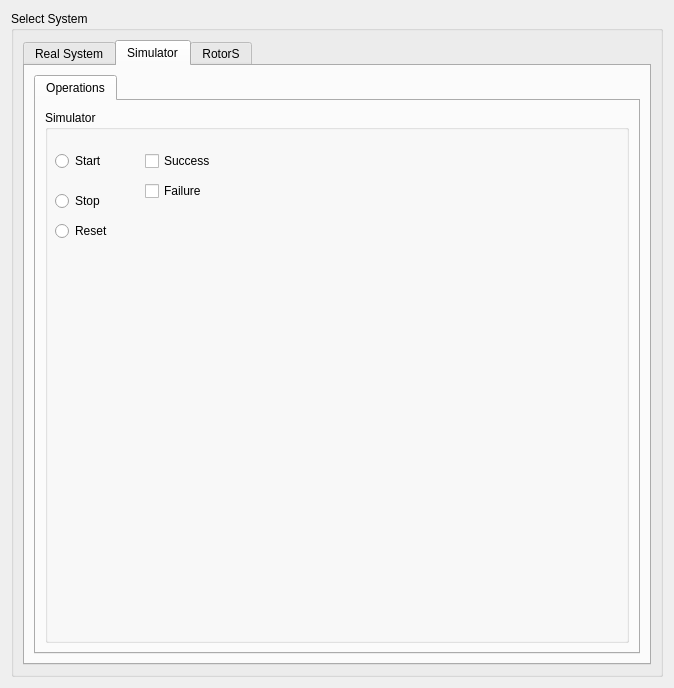
<?xml version="1.0" encoding="UTF-8"?>
<ui version="4.0">
 <class>Form</class>
 <widget class="QWidget" name="Form">
  <property name="geometry">
   <rect>
    <x>0</x>
    <y>0</y>
    <width>674</width>
    <height>688</height>
   </rect>
  </property>
  <property name="windowTitle">
   <string>Form</string>
  </property>
  <property name="styleSheet">
   <string notr="true"/>
  </property>
  <layout class="QGridLayout" name="gridLayout">
   <item row="0" column="0">
    <widget class="QGroupBox" name="groupBox">
     <property name="title">
      <string>Select System</string>
     </property>
     <layout class="QGridLayout" name="gridLayout_5">
      <item row="0" column="0">
       <widget class="QTabWidget" name="tabWidget">
        <property name="currentIndex">
         <number>1</number>
        </property>
        <widget class="QWidget" name="tab">
         <attribute name="title">
          <string>Real System</string>
         </attribute>
         <layout class="QGridLayout" name="gridLayout_4">
          <item row="0" column="0">
           <widget class="QGroupBox" name="groupBox_2">
            <property name="title">
             <string>Real</string>
            </property>
            <widget class="QCheckBox" name="Qualisys">
             <property name="geometry">
              <rect>
               <x>0</x>
               <y>30</y>
               <width>97</width>
               <height>22</height>
              </rect>
             </property>
             <property name="text">
              <string>QUALISYS</string>
             </property>
            </widget>
            <widget class="QCheckBox" name="QualisysSuccess">
             <property name="geometry">
              <rect>
               <x>300</x>
               <y>30</y>
               <width>97</width>
               <height>22</height>
              </rect>
             </property>
             <property name="text">
              <string>Success</string>
             </property>
            </widget>
            <widget class="QCheckBox" name="QualisysFailure">
             <property name="geometry">
              <rect>
               <x>300</x>
               <y>60</y>
               <width>97</width>
               <height>22</height>
              </rect>
             </property>
             <property name="text">
              <string>Failure</string>
             </property>
            </widget>
            <widget class="QLabel" name="label">
             <property name="geometry">
              <rect>
               <x>60</x>
               <y>80</y>
               <width>91</width>
               <height>21</height>
              </rect>
             </property>
             <property name="text">
              <string>ID</string>
             </property>
            </widget>
            <widget class="QCheckBox" name="Exists">
             <property name="geometry">
              <rect>
               <x>90</x>
               <y>80</y>
               <width>97</width>
               <height>22</height>
              </rect>
             </property>
             <property name="text">
              <string>Exists</string>
             </property>
            </widget>
            <widget class="QCheckBox" name="ExistsNot">
             <property name="geometry">
              <rect>
               <x>90</x>
               <y>100</y>
               <width>97</width>
               <height>22</height>
              </rect>
             </property>
             <property name="text">
              <string>Not</string>
             </property>
            </widget>
            <widget class="QPushButton" name="changeID">
             <property name="geometry">
              <rect>
               <x>0</x>
               <y>50</y>
               <width>99</width>
               <height>27</height>
              </rect>
             </property>
             <property name="text">
              <string>Change ID</string>
             </property>
            </widget>
            <widget class="QComboBox" name="MocapID">
             <property name="geometry">
              <rect>
               <x>0</x>
               <y>80</y>
               <width>51</width>
               <height>27</height>
              </rect>
             </property>
            </widget>
           </widget>
          </item>
          <item row="1" column="0">
           <widget class="QGroupBox" name="groupBox_3">
            <property name="title">
             <string>QUAD</string>
            </property>
            <widget class="QPushButton" name="ArmQuad">
             <property name="geometry">
              <rect>
               <x>10</x>
               <y>60</y>
               <width>99</width>
               <height>27</height>
              </rect>
             </property>
             <property name="text">
              <string>Arm Quad</string>
             </property>
            </widget>
            <widget class="QPushButton" name="UnArmQuad">
             <property name="geometry">
              <rect>
               <x>10</x>
               <y>90</y>
               <width>99</width>
               <height>27</height>
              </rect>
             </property>
             <property name="text">
              <string>Un-Arm Quad</string>
             </property>
            </widget>
            <widget class="QLabel" name="label_3">
             <property name="geometry">
              <rect>
               <x>120</x>
               <y>30</y>
               <width>271</width>
               <height>31</height>
              </rect>
             </property>
             <property name="text">
              <string>Make Throttle min before arm/unarm</string>
             </property>
            </widget>
            <widget class="QPushButton" name="MinThrottle">
             <property name="geometry">
              <rect>
               <x>10</x>
               <y>30</y>
               <width>99</width>
               <height>27</height>
              </rect>
             </property>
             <property name="text">
              <string>Min Throttle</string>
             </property>
            </widget>
            <widget class="QGroupBox" name="ModeGroup">
             <property name="geometry">
              <rect>
               <x>400</x>
               <y>20</y>
               <width>201</width>
               <height>111</height>
              </rect>
             </property>
             <property name="title">
              <string>Set Flight Mode</string>
             </property>
             <layout class="QVBoxLayout" name="verticalLayout">
              <item>
               <widget class="QRadioButton" name="ModeLAND">
                <property name="text">
                 <string>LAND</string>
                </property>
               </widget>
              </item>
              <item>
               <widget class="QRadioButton" name="ModeSTABILIZE">
                <property name="text">
                 <string>STABILIZE</string>
                </property>
               </widget>
              </item>
              <item>
               <widget class="QRadioButton" name="ModeACRO">
                <property name="text">
                 <string>ACRO</string>
                </property>
               </widget>
              </item>
             </layout>
            </widget>
           </widget>
          </item>
         </layout>
        </widget>
        <widget class="QWidget" name="tab_2">
         <attribute name="title">
          <string>Simulator</string>
         </attribute>
         <layout class="QGridLayout" name="gridLayout_7">
          <item row="0" column="0">
           <widget class="QTabWidget" name="tabWidgetSimulator">
            <property name="currentIndex">
             <number>0</number>
            </property>
            <widget class="QWidget" name="tab_4">
             <attribute name="title">
              <string>Operations</string>
             </attribute>
             <layout class="QGridLayout" name="gridLayout_2">
              <item row="0" column="0">
               <widget class="QGroupBox" name="groupBox_5">
                <property name="title">
                 <string>Simulator</string>
                </property>
                <widget class="QRadioButton" name="stop_radio_button">
                 <property name="geometry">
                  <rect>
                   <x>10</x>
                   <y>80</y>
                   <width>61</width>
                   <height>22</height>
                  </rect>
                 </property>
                 <property name="text">
                  <string>Stop</string>
                 </property>
                </widget>
                <widget class="QRadioButton" name="reset_radio_button">
                 <property name="geometry">
                  <rect>
                   <x>10</x>
                   <y>110</y>
                   <width>70</width>
                   <height>22</height>
                  </rect>
                 </property>
                 <property name="text">
                  <string>Reset</string>
                 </property>
                </widget>
                <widget class="QCheckBox" name="SimulatorFailure">
                 <property name="geometry">
                  <rect>
                   <x>100</x>
                   <y>70</y>
                   <width>76</width>
                   <height>22</height>
                  </rect>
                 </property>
                 <property name="text">
                  <string>Failure</string>
                 </property>
                </widget>
                <widget class="QCheckBox" name="SimulatorSuccess">
                 <property name="geometry">
                  <rect>
                   <x>100</x>
                   <y>40</y>
                   <width>82</width>
                   <height>22</height>
                  </rect>
                 </property>
                 <property name="text">
                  <string>Success</string>
                 </property>
                </widget>
                <widget class="QRadioButton" name="start_radio_button">
                 <property name="geometry">
                  <rect>
                   <x>10</x>
                   <y>40</y>
                   <width>64</width>
                   <height>22</height>
                  </rect>
                 </property>
                 <property name="text">
                  <string>Start</string>
                 </property>
                </widget>
               </widget>
              </item>
             </layout>
            </widget>
           </widget>
          </item>
         </layout>
        </widget>
        <widget class="QWidget" name="tab_3">
         <attribute name="title">
          <string>RotorS</string>
         </attribute>
         <widget class="QGroupBox" name="groupBox_4">
          <property name="geometry">
           <rect>
            <x>10</x>
            <y>30</y>
            <width>251</width>
            <height>131</height>
           </rect>
          </property>
          <property name="title">
           <string>RotorS</string>
          </property>
          <layout class="QGridLayout" name="gridLayout_3">
           <item row="0" column="0">
            <widget class="QPushButton" name="start_gazebo">
             <property name="text">
              <string>Start Gazebo</string>
             </property>
            </widget>
           </item>
           <item row="1" column="0">
            <widget class="QPushButton" name="kill_gazebo">
             <property name="text">
              <string>Kill Gazebo</string>
             </property>
            </widget>
           </item>
          </layout>
         </widget>
        </widget>
       </widget>
      </item>
     </layout>
    </widget>
   </item>
  </layout>
 </widget>
 <resources/>
 <connections/>
</ui>
